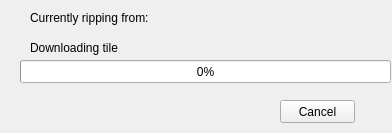
<?xml version="1.0" encoding="UTF-8"?>
<ui version="4.0">
 <class>MapRipForm</class>
 <widget class="QWidget" name="MapRipForm">
  <property name="geometry">
   <rect>
    <x>0</x>
    <y>0</y>
    <width>392</width>
    <height>133</height>
   </rect>
  </property>
  <property name="windowTitle">
   <string>MapRipper</string>
  </property>
  <widget class="QProgressBar" name="progressBar">
   <property name="geometry">
    <rect>
     <x>20</x>
     <y>60</y>
     <width>371</width>
     <height>23</height>
    </rect>
   </property>
   <property name="value">
    <number>0</number>
   </property>
  </widget>
  <widget class="QLabel" name="mainlabel">
   <property name="geometry">
    <rect>
     <x>30</x>
     <y>10</y>
     <width>321</width>
     <height>16</height>
    </rect>
   </property>
   <property name="text">
    <string>Currently ripping from:</string>
   </property>
  </widget>
  <widget class="QLabel" name="statuslabel">
   <property name="geometry">
    <rect>
     <x>30</x>
     <y>40</y>
     <width>341</width>
     <height>16</height>
    </rect>
   </property>
   <property name="text">
    <string>Downloading tile</string>
   </property>
  </widget>
  <widget class="QPushButton" name="cancelButton">
   <property name="geometry">
    <rect>
     <x>280</x>
     <y>100</y>
     <width>75</width>
     <height>23</height>
    </rect>
   </property>
   <property name="text">
    <string>Cancel</string>
   </property>
  </widget>
 </widget>
 <resources/>
 <connections/>
</ui>
